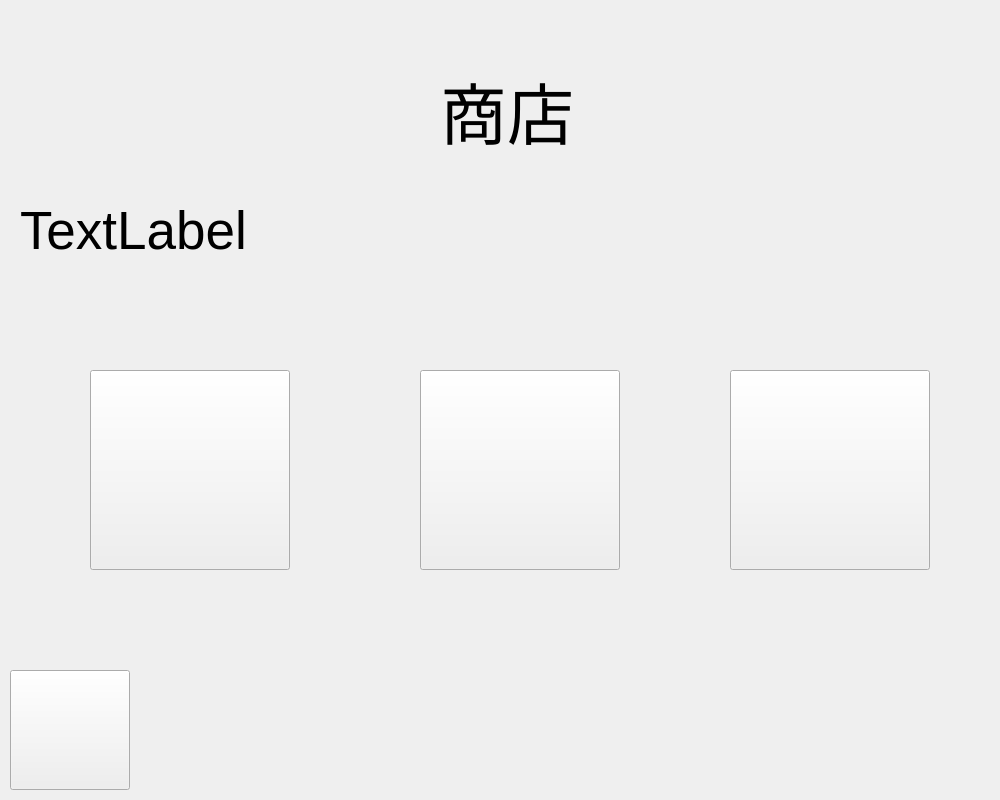
<?xml version="1.0" encoding="UTF-8"?>
<ui version="4.0">
 <class>Shopping</class>
 <widget class="QMainWindow" name="Shopping">
  <property name="geometry">
   <rect>
    <x>0</x>
    <y>0</y>
    <width>1000</width>
    <height>800</height>
   </rect>
  </property>
  <property name="windowTitle">
   <string>MainWindow</string>
  </property>
  <widget class="QWidget" name="centralwidget">
   <widget class="QLabel" name="label_shoptitle">
    <property name="geometry">
     <rect>
      <x>440</x>
      <y>70</y>
      <width>211</width>
      <height>81</height>
     </rect>
    </property>
    <property name="font">
     <font>
      <pointsize>50</pointsize>
     </font>
    </property>
    <property name="text">
     <string>商店</string>
    </property>
   </widget>
   <widget class="QLabel" name="label_money">
    <property name="geometry">
     <rect>
      <x>20</x>
      <y>200</y>
      <width>311</width>
      <height>61</height>
     </rect>
    </property>
    <property name="font">
     <font>
      <pointsize>40</pointsize>
     </font>
    </property>
    <property name="text">
     <string>TextLabel</string>
    </property>
   </widget>
   <widget class="QPushButton" name="btn_back">
    <property name="geometry">
     <rect>
      <x>10</x>
      <y>670</y>
      <width>120</width>
      <height>120</height>
     </rect>
    </property>
    <property name="text">
     <string/>
    </property>
    <property name="iconSize">
     <size>
      <width>100</width>
      <height>100</height>
     </size>
    </property>
   </widget>
   <widget class="QPushButton" name="btn_select1">
    <property name="geometry">
     <rect>
      <x>90</x>
      <y>370</y>
      <width>200</width>
      <height>200</height>
     </rect>
    </property>
    <property name="text">
     <string/>
    </property>
   </widget>
   <widget class="QPushButton" name="btn_select2">
    <property name="geometry">
     <rect>
      <x>420</x>
      <y>370</y>
      <width>200</width>
      <height>200</height>
     </rect>
    </property>
    <property name="text">
     <string/>
    </property>
   </widget>
   <widget class="QPushButton" name="btn_select3">
    <property name="geometry">
     <rect>
      <x>730</x>
      <y>370</y>
      <width>200</width>
      <height>200</height>
     </rect>
    </property>
    <property name="text">
     <string/>
    </property>
   </widget>
   <widget class="QLabel" name="label_message">
    <property name="geometry">
     <rect>
      <x>280</x>
      <y>680</y>
      <width>631</width>
      <height>101</height>
     </rect>
    </property>
    <property name="font">
     <font>
      <pointsize>20</pointsize>
      <bold>true</bold>
      <underline>false</underline>
     </font>
    </property>
    <property name="text">
     <string/>
    </property>
   </widget>
  </widget>
 </widget>
 <resources/>
 <connections/>
</ui>
